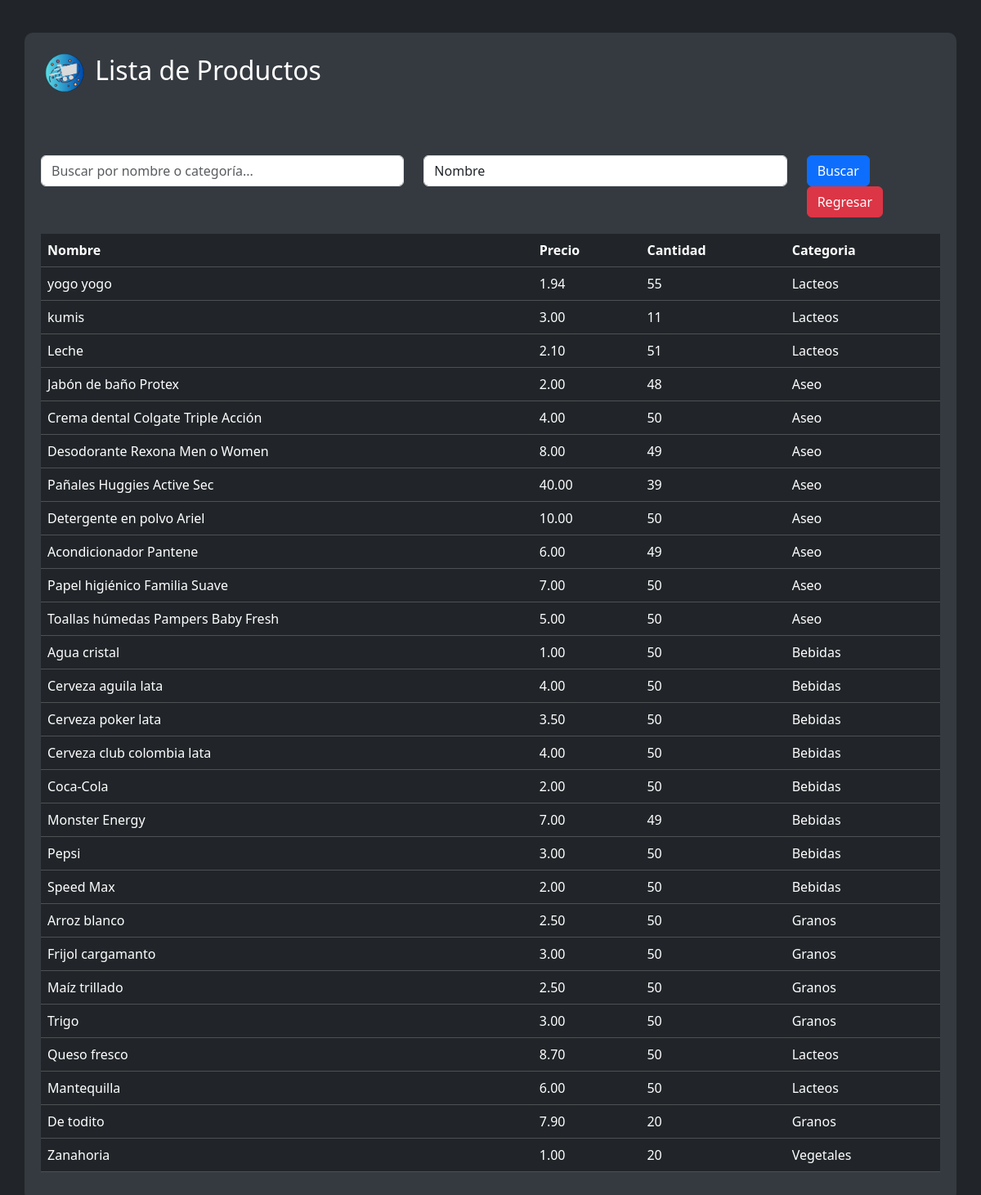
The app's page /listaproducto.php (signed in), older data.
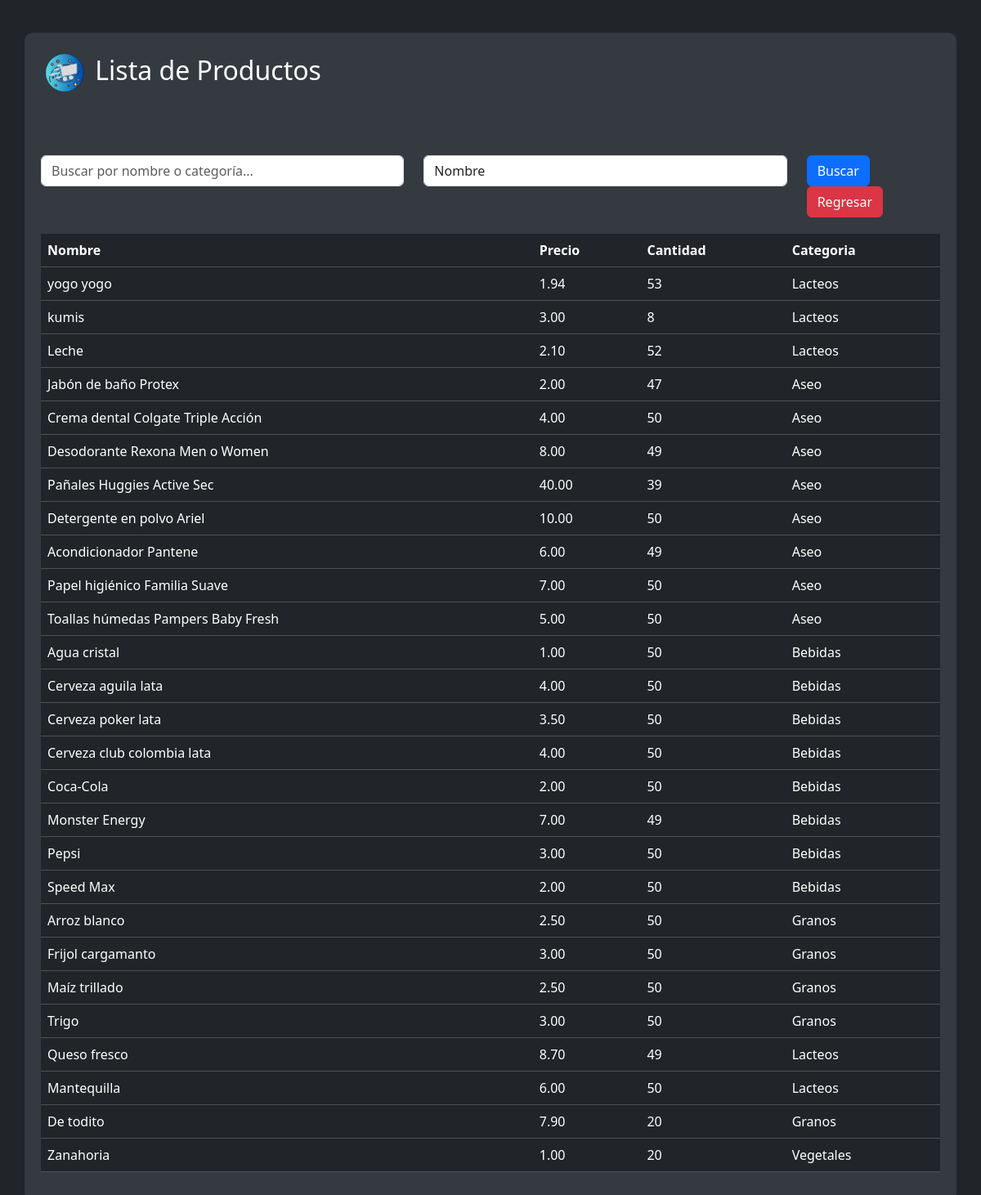
The same page, newer data.
### tables this page shows
CREATE TABLE `productos` (
  `IDP` int(11) NOT NULL,
  `Nombre` varchar(255) NOT NULL,
  `Precio` decimal(10,2) NOT NULL,
  `Categoria` varchar(255) DEFAULT NULL,
  `Cantidad` int(11) DEFAULT NULL,
  `Descripcion` text DEFAULT NULL,
  `Foto` varchar(255) DEFAULT NULL,
  `Estado` varchar(20) NOT NULL DEFAULT 'Pendiente',
  `fecha_de_entrega` timestamp NOT NULL DEFAULT current_timestamp()
);

### listaproducto.php (the view, shortened to what this page needs)
<?php
include_once 'conexion.php';
$busqueda_text = "";
if ($_SERVER["REQUEST_METHOD"] == "POST" && isset($_POST['btn_buscar'])) {
    $busqueda_text = trim($_POST['busqueda']);
    $filtro = $_POST['filtro'];
    if ($filtro == "nombre") {
        $query = "SELECT * FROM productos WHERE Estado = 'Aceptado' AND Nombre LIKE :busqueda";
    } elseif ($filtro == "categoria") {
        $query = "SELECT * FROM productos WHERE Estado = 'Aceptado' AND Categoria LIKE :busqueda";
    }
    $statement = $con->prepare($query);
    $statement->execute([':busqueda' => '%' . $busqueda_text . '%']);
    $productos = $statement->fetchAll(PDO::FETCH_ASSOC);
} else {
    $query = "SELECT * FROM productos WHERE Estado = 'Aceptado'";
    $statement = $con->prepare($query);
    $statement->execute();
    $productos = $statement->fetchAll(PDO::FETCH_ASSOC);
}
?>
<!DOCTYPE html>
<html lang="en">
<head>
    <link rel="stylesheet" href="CSS/bootstrap.css">
    <link rel="stylesheet" href="CSS/alerta.css">
</head>
<body>
<div class="container">
    <form action="" method="post">
        <div class="modal-body">
        <h2 class="mb-4">        <img class="m-1" src="IMG/Spacemark ico_transparent.ico" alt="SpaceMark Logo" height="50">
        Lista de Productos</h2>
        <div class="row justify-content-center">
            <div class="col-5 mt-5">
                <input type="text" name="busqueda" placeholder="Buscar por nombre o categoría..." class="form-control" value="<?php echo htmlspecialchars($busqueda_text); ?>">
            </div>
            <div class="col-5 mt-5">
                <select class="form-control" name="filtro">
                    <option value="nombre">Nombre</option>
                </select>
            </div>
            <div class="col-2 mt-5">
                <button class="btn btn-primary" type="submit" name="btn_buscar">Buscar</button>
                <a href="index.php" class="btn btn-danger">Regresar</a>
            </div>
        </div>
            <table class="table table-dark">
                <thead>
                    <tr>
                        <th scope="col">Nombre</th>
                        <th scope="col">Precio</th>
                        <th scope="col">Cantidad</th>
                        <th scope="col">Categoria</th>
                    </tr>
                </thead>
                <tbody>
                    <?php
                    foreach ($productos as $producto) {
                        echo "<tr>";
                        echo "<td>" . htmlspecialchars($producto['Nombre']) . "</td>";
                        echo "<td>" . htmlspecialchars($producto['Precio']) . "</td>";
                        echo "<td>" . htmlspecialchars($producto['Cantidad']) . "</td>";
                        echo "<td>" . htmlspecialchars($producto['Categoria']) . "</td>";
                        echo "</tr>";
                    }
                    ?>
                </tbody>
            </table>
        </div>
    </form>
</div>
</body>
</html>

Row changes from the older to the newer data that the page shows:
changed productos "yogo yogo": Cantidad "55" → "53"
changed productos "kumis": Cantidad "11" → "8"
changed productos "Leche": Cantidad "51" → "52"
changed productos "Jabón de baño Protex": Cantidad "48" → "47"
changed productos "Queso fresco": Cantidad "50" → "49"
